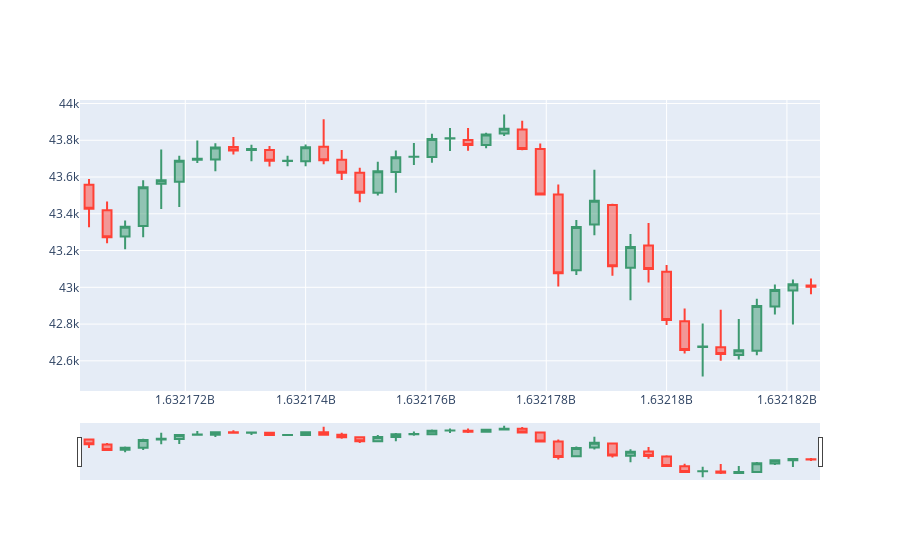

The notebook cell saved with this chart:
### Markdown cell above
## Different frequency

- ohlc dataframe with differenct frequency.
- Single series with different frequency.

### Code cell
from script.morestats import ohlcv_with_frequency, ts_with_frequency
import plotly.graph_objects as go
btc = crypto_df[crypto_df["Asset_ID"]==1] # Asset_ID = 1 for Bitcoin
btc_mini = btc.iloc[-200:,:] # Select recent data row
print(btc_mini.head())

btc_mini=ohlcv_with_frequency(df=btc_mini,frequency='5min')
print(btc_mini.head())
fig = go.Figure(data=[go.Candlestick(x=btc_mini.index, 
                                    open=btc_mini['Open'], 
                                    high=btc_mini['High'], 
                                    low=btc_mini['Low'], 
                                    close=btc_mini['Close'])])
fig.show()
